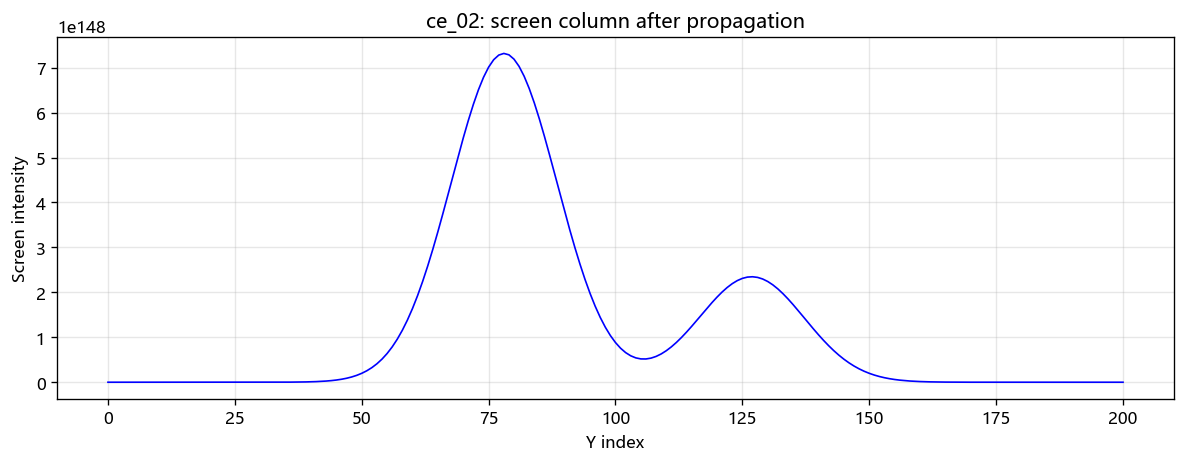

Reproduce this figure in Python.
import numpy as np

from chain_explosion_numba import propagate_double_slit

# ============================================================
# 参数配置（你可以随意修改）
# ============================================================

HEIGHT = 201          # 网格高度（奇数，保证中心对称）
WIDTH = 400           # 网格宽度
A = 1.0               # 主方向强度
S = 0.4               # 侧向强度（调大以增强干涉）
B = 0.05              # 后向强度
LAMBDA = 0.90         # 能量衰减
SOURCE_X = 10         # 光源X坐标
SOURCE_Y = HEIGHT // 2
BARRIER_X = WIDTH // 2
SLIT1_Y = HEIGHT // 2 - 25
SLIT2_Y = HEIGHT // 2 + 25
SLIT_WIDTH = 6
STEPS = 500
SCREEN_X = WIDTH - 10 # 屏幕位置（右侧）

# ============================================================
# 初始化
# ============================================================

grid = np.zeros((HEIGHT, WIDTH))
grid[SOURCE_Y, SOURCE_X] = 100.0

# 挡板
barrier = np.zeros((HEIGHT, WIDTH), dtype=bool)
barrier[:, BARRIER_X] = True
barrier[SLIT1_Y:SLIT1_Y+SLIT_WIDTH, BARRIER_X] = False
barrier[SLIT2_Y:SLIT2_Y+SLIT_WIDTH, BARRIER_X] = False

# ============================================================
# 运行模拟
# ============================================================

print("=" * 60)
print("链式爆炸模型 - 双缝干涉实验")
print(f"参数: A={A}, S={S}, B={B}, λ={LAMBDA}")
print(f"双缝: 上缝Y={SLIT1_Y}, 下缝Y={SLIT2_Y}, 缝宽={SLIT_WIDTH}")
print(f"传播步数: {STEPS}, 屏幕X={SCREEN_X}")
print("=" * 60)

for step in range(STEPS):
    grid = propagate_double_slit(grid, barrier, A, S, B, LAMBDA)
    if (step + 1) % 100 == 0:
        print(f"进度: {step+1}/{STEPS}")

# 提取屏幕数据
screen = grid[:, SCREEN_X]

# ============================================================
# 数据分析与抽样（关键特征）
# ============================================================

# 1. 基础统计
total_energy = np.sum(screen)
peak_energy = np.max(screen)
mean_energy = np.mean(screen)
print(f"\n屏幕能量统计:")
print(f"  总能量: {total_energy:.4f}")
print(f"  峰值能量: {peak_energy:.4f}")
print(f"  平均能量: {mean_energy:.4f}")

# 2. 找所有峰值（局部最大值）
peaks = []
for y in range(1, HEIGHT-1):
    if screen[y] > screen[y-1] and screen[y] > screen[y+1] and screen[y] > mean_energy * 0.5:
        peaks.append((y, screen[y]))

print(f"\n检测到的主峰数量: {len(peaks)}")
if peaks:
    print("主峰列表 (Y, 能量):")
    for y, val in peaks:
        print(f"  Y={y:3d}, 能量={val:.4f}")

# 3. 计算干涉对比度（如果有多个峰）
if len(peaks) >= 2:
    # 取两个最高峰
    peaks_sorted = sorted(peaks, key=lambda x: x[1], reverse=True)
    top_two = peaks_sorted[:2]
    print(f"\n两个最高峰:")
    for y, val in top_two:
        print(f"  Y={y:3d}, 能量={val:.4f}")
    
    # 在两个主峰之间找谷值
    y1, y2 = sorted([top_two[0][0], top_two[1][0]])
    valley_energy = np.min(screen[y1:y2+1])
    valley_y = np.argmin(screen[y1:y2+1]) + y1
    print(f"\n两峰之间谷值: Y={valley_y:3d}, 能量={valley_energy:.4f}")
    
    # 对比度
    I_max = (top_two[0][1] + top_two[1][1]) / 2
    I_min = valley_energy
    visibility = (I_max - I_min) / (I_max + I_min) if I_max + I_min > 0 else 0
    print(f"\n干涉对比度 V = {visibility:.4f}")
    
    if visibility > 0.2:
        print("  ✅ 检测到明显干涉条纹")
    elif visibility > 0.05:
        print("  ⚠️ 检测到微弱干涉条纹")
    else:
        print("  ❌ 未检测到明显干涉条纹")
else:
    print("\n⚠️ 未检测到多个主峰，无法计算干涉对比度")
    visibility = 0

# 4. 检查对称性
center = HEIGHT // 2
left_energy = np.sum(screen[:center])
right_energy = np.sum(screen[center:])
symmetry_ratio = min(left_energy, right_energy) / max(left_energy, right_energy) if max(left_energy, right_energy) > 0 else 0
print(f"\n能量对称性 (左/右): {symmetry_ratio:.4f}")
if symmetry_ratio < 0.8:
    print("  ⚠️ 能量分布不对称（可能光源不在中心或参数非对称）")

# 5. 抽样数据（每隔N个点打印，便于AI分析）
sample_step = 10
print(f"\n屏幕能量抽样 (Y, 能量, 步长={sample_step}):")
for y in range(0, HEIGHT, sample_step):
    print(f"  Y={y:3d}: {screen[y]:.4f}")

# 6. 关键参数总结
print("\n" + "=" * 60)
print("实验总结:")
print(f"  传播距离: {SCREEN_X - BARRIER_X} 像素")
print(f"  总能量: {total_energy:.4f}")
print(f"  干涉对比度: {visibility:.4f}")
print("=" * 60)

import os
import matplotlib

matplotlib.use("Agg")
import matplotlib.pyplot as plt

plt.figure(figsize=(10, 4))
plt.plot(screen, "b-", lw=1)
plt.xlabel("Y index")
plt.ylabel("Screen intensity")
plt.title("ce_02: screen column after propagation")
plt.grid(alpha=0.3)
_p = os.path.join(os.path.dirname(__file__), "ce_02_double_slit_screen_statistics.png")
plt.tight_layout()
plt.savefig(_p, dpi=120, bbox_inches="tight")
print("Saved:", _p)
